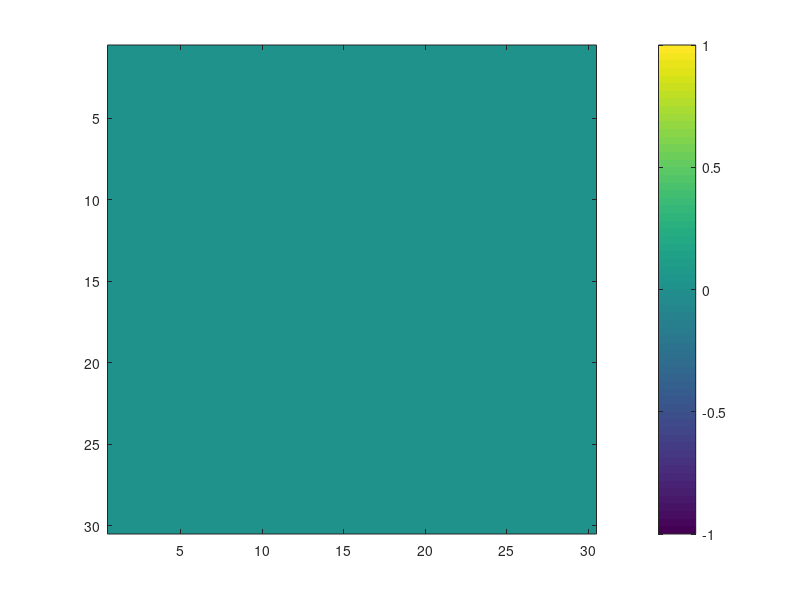
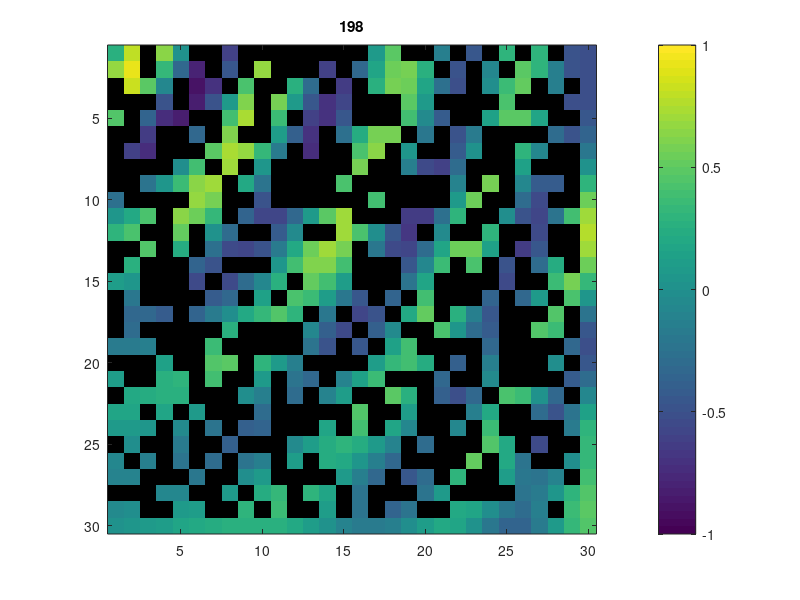

The MATLAB source for these figures, in order: (Note: this script raises an error after producing the figures.)
%% Resample
load('Waves_NoAtten.mat');

rng(0);
Xn=W30_2(:,:,:);
figure
imagesc(alpha)
axis square
colorbar

Xmin = min(Xn(:));
Xmax = max(Xn(:));
Xn = 2*((Xn-Xmin)/(Xmax-Xmin)-0.5);
noise_perc = 0;
noise = (std(Xn(:))*noise_perc)*randn(size(Xn)); 
Xn = Xn+noise;

x_lb = 1;
y_lb = 1;
t_lb = 2;

x_range = 29;
y_range = 29;
t_range = 197;

x_onecol = x_lb*dx: dx: x_lb*dx+x_range*dx; 
y_onerow = y_lb*dy: dy: y_lb*dy+y_range*dy;
t_oneslice = t_lb*dt: dt: t_lb*dt+t_range*dt;

% %t_intoneslice = 0.02:0.005:1.995;
% t_intoneslice = t_lb*dt: dt: t_lb+t_range*dt;
% T = [];
% for i = 1:length(t_intoneslice)
%     T = [T, t_intoneslice(i)*ones(1,length(x_onecol)*length(y_onerow))];
% end

Usel = Xn(x_lb:x_lb+x_range, y_lb:y_lb+y_range, t_lb:t_lb+t_range);

% vectorize
U0 = [];
for i_t=1:size(Usel,3)
    for i_y=1:size(Usel,2)
        for i_x=1:size(Usel,1)
            U0 = [U0, Usel(i_x,i_y,i_t)];
        end
    end
end
% 
% % test if U0 is correct
% U0_rec = zeros(30,30,198);
% for k=1:198
%     for j=1:30
%         for i=1:30
%             U0_rec(i,j,k) = U0(900*(k-1)+30*(j-1)+i);
%         end
%     end
% end
% U_diff = abs(Usel-U0_rec);
% diffsum = sum(U_diff(:));
% % end test

coor_ind_ori = 1:length(y_onerow)*length(x_onecol);
coor_ind_add = [];
for i=1:length(coor_ind_ori)
    % record the index for the entries located on the right, bottom
    % boundaries and the diagonal (RBD)
    if(mod(i,size(Usel,2))==0 || i > size(Usel,2)*(size(Usel,1)-1) || mod(i-1,size(Usel,2)+1)==0)
        coor_ind_add = [coor_ind_add,coor_ind_ori(i)];
        coor_ind_ori(i) = -1;
    end
end
coor_ind_from = coor_ind_ori;
coor_ind_from(coor_ind_from == -1) = []; % Do not remove the measurements on RBD randomly
rand_perc = 0.5; % percentage of kept locations with measurements (not considering locations on RBD)
Smpl = randsample(coor_ind_from, floor(length(coor_ind_from)*rand_perc));
Smpl = [Smpl,coor_ind_add]; % Locations with measurements
[Smpl,sind] = sort(Smpl,'ascend');

% X0, Y0, T0 are vectorized indices with available measurements, can be
% used for loss_u.
X1 = repmat(x_onecol,1,length(y_onerow));
X0 = repmat(X1(Smpl),1,length(t_oneslice)); %vectorize
Y0=[];
for i=1:length(y_onerow)
    Y0 = [Y0, y_onerow(i)*ones(1,length(x_onecol))];
end
Y0 = repmat(Y0(Smpl),1,length(t_oneslice));
T0 = [];
for i = 1:length(t_oneslice)
    T0 = [T0, t_oneslice(i)*ones(1,length(Smpl))];
end

% X,Y,T are vectorized indices for all points in the ROI, can be used for loss_f. 
t_intoneslice = t_oneslice; % In our settings, if a sensor works well at one time step, it works well across all the time.
T = [];
for i = 1:length(t_intoneslice)
    T = [T, t_intoneslice(i)*ones(1,length(x_onecol)*length(y_onerow))];
end
Y=[];
for i=1:length(y_onerow)
    Y = [Y, y_onerow(i)*ones(1,length(x_onecol))];
end
Y = repmat(Y,1,length(t_intoneslice));
X = repmat(repmat(x_onecol,1,length(y_onerow)),1,length(t_intoneslice)); %vectorize

% The row and column index of the locations with available measurements
M1 = mod(Smpl-1,size(Usel,2))+1;%x
M2 = floor((Smpl-1)/size(Usel,2))+1;%y
M = [M1',M2'];

U0 = [];
for t=2:199
    for i=1:size(M,1)
        U0 = [U0, Xn(M(i,1),M(i,2),t)];
    end
end

Urec = nan(30,30,198);
for i=1:198
    for j=1:length(M)
        Urec(M(j,1),M(j,2),i) = U0((i-1)*length(M)+j);
    end
end

figure
for i=1:198
    Data_Array = Urec(:,:,i);
    imAlpha=ones(size(Data_Array));
    imAlpha(isnan(Data_Array))=0;
    imagesc(Data_Array,'AlphaData',imAlpha);
    set(gca,'color',0*[1 1 1]);
    axis square
    colorbar
    caxis([-1 1])
    title(num2str(i))
    pause(.2)
end
%% 
ds = arrayDatastore([X' Y' T']);
%% Network parameters
numLayers = 5;
numNeurons = 200;
sz = [numNeurons 3];
numIn = numNeurons;
%% Network initialization
parameters = struct;

parameters.fc1.Weights = initializeHe(sz,3);
parameters.fc1.Bias = initializeZeros([numNeurons 1]);

rnk = 5;
mu = 0;
sigma = 0.1;

parameters.UL1 = initializeGaussian([length(x_onecol),rnk],mu,sigma);%([length(x_onecol),rnk]);
parameters.SVR1 = initializeGaussian([rnk,length(x_onecol)],mu,sigma);

for layerNumber=2:numLayers-1
    name = "fc"+layerNumber;

    sz = [numNeurons numNeurons];
    numIn = numNeurons;
    parameters.(name).Weights = initializeHe(sz,numIn);
    parameters.(name).Bias = initializeZeros([numNeurons 1]);
end

parameters.("fc" + numLayers).Weights = initializeHe([1,numNeurons],numIn);
parameters.("fc" + numLayers).Bias = initializeZeros([1 1]);
%% Configure training parameters
numEpochs = 5000;
miniBatchSize = length(X0);

executionEnvironment = "auto";

initialLearnRate = 1e-3;
decayRate = 2.5e-4;

Weight.lossF = 1;
Weight.lossU = 10;
Weight.lossS = 10;
Weight.lossB = 10;
%% Configure a minibatch
lenT = 11; 
mbs = size(Usel,1)*size(Usel,2)*lenT;
mbq = minibatchqueue(ds, ...
    MiniBatchSize=mbs, ...
    MiniBatchFormat="BC", ...
    OutputEnvironment=executionEnvironment);
%%
X0 = dlarray(X0,"CB");
Y0 = dlarray(Y0,"CB");
T0 = dlarray(T0,"CB");
% Normalization
ampAdj = 1/(max(U0(:))-min(U0(:)));
biasAdj = min(U0(:));
U0 = 2*(U0-biasAdj)*ampAdj-1;

U0 = dlarray(U0);

averageGrad = [];
averageSqGrad = [];

accfun = dlaccelerate(@modelLoss_2D_no_atten);
%%
C = c;
iteration = 0;
RECORD = cell(numEpochs,4);
LOSS = zeros(numEpochs,5);
LOSS_in = zeros(6,5);

% Known entries are located in the right, bottom boundaries and the
% diagonal. This is the row and column index of the locations within
% coor_ind_add, and is hard-coded here to be less confusing. For a different coor_ind_add,
% change the addon manualy.
addon = zeros(88,2);
for i=1:30 % diagonal
    addon(i,:) = i;
end
for i=31:59 % bottom
    addon(i,1) = 30;
    addon(i,2) = i-30;
end
for i=60:88 % right
    addon(i,1) = i-59;
    addon(i,2) = 30;
end

%%
numParams = 1; % Only 1 PDE parameter -c^2 to be recovered.
for epoch = 1:numEpochs
    tic

    reset(mbq);
    ep_in = 0;
    iteration = iteration + 1;
    learningRate = initialLearnRate / (1+decayRate*iteration);
    while hasdata(mbq)
        ep_in = ep_in+1
       
        XYT = next(mbq);
        X = XYT(1,:);
        Y = XYT(2,:);
        T = XYT(3,:);

       [loss,lossF,lossU,loss_s,loss_b,LAM1,gradients,vU,PDEterms] = dlfeval(accfun,parameters,X,Y,T,X0,Y0,T0,U0,lenT,C,Weight,addon,numParams);

        % Update the network parameters using the adamupdate function.
        [parameters,averageGrad,averageSqGrad] = adamupdate(parameters,gradients,averageGrad, ...
            averageSqGrad,iteration,learningRate);

        RECORD{epoch,1} = LAM1;
        RECORD{epoch,2} = vU;
        
        LOSS_in(ep_in,1) = double(gather(extractdata(loss)));
        lossF_in = double(gather(extractdata(lossF)));
        LOSS_in(ep_in,2) = lossF_in;
        lossU_in = double(gather(extractdata(lossU)));
        LOSS_in(ep_in,3) = lossU_in;
        loss_s_in = double(gather(extractdata(loss_s)));
        LOSS_in(ep_in,4) = loss_s_in;
        loss_b_in = double(gather(extractdata(loss_b)));
        LOSS_in(ep_in,5) = loss_b_in;
    end
    epoch
    if(mod(epoch,100)==0)
        RECORD{epoch,3} = gradients;
        RECORD{epoch,4} = PDEterms;
    end
    loss = double(gather(extractdata(loss)));

    LOSS(epoch,1) = loss;
    lossF = double(gather(extractdata(lossF)));
    LOSS(epoch,2) = lossF;
    lossU = double(gather(extractdata(lossU)));
    LOSS(epoch,3) = lossU;
    loss_s = double(gather(extractdata(loss_s)));
    LOSS(epoch,4) = loss_s;
    loss_b = double(gather(extractdata(loss_b)));
    LOSS(epoch,5) = loss_b;
    LOSS(epoch,1:5)
    if(mod(epoch,500)==0 || epoch==5)
        fname = strcat('Saved/',strcat(num2str(epoch),'STD0_RBD_r5.mat'));
        save(fname);
    end
    toc
end
